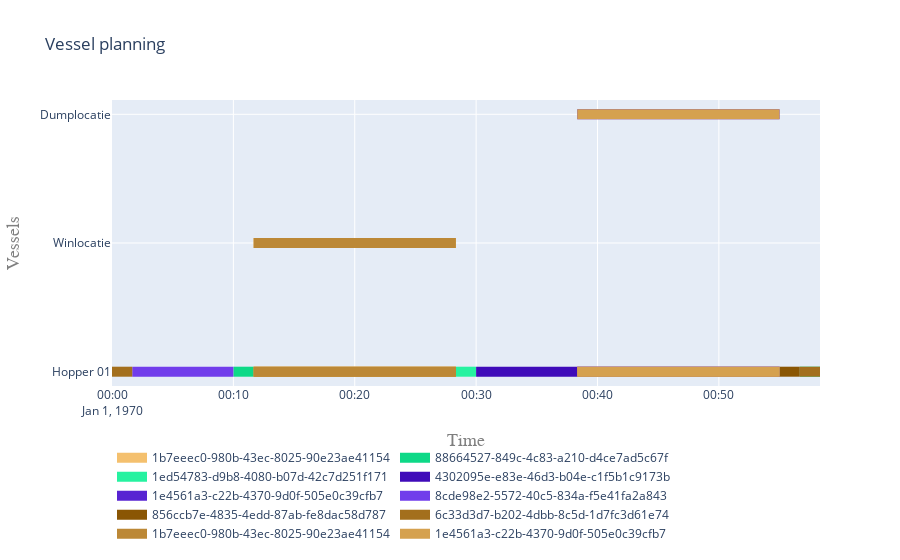

The notebook cell saved with this chart:
### Code cell
plot.vessel_planning([hopper, from_site, to_site])

### Figure 1 — Plotly figure (JSON) as saved in the notebook; plotly's stock layout.template omitted (floating-point values rounded to 4 significant figures)
{"data": [{"connectgaps": false, "hoverinfo": "y+name", "line": {"color": "rgb(244,192,110)", "width": 10}, "mode": "lines", "name": "1b7eeec0-980b-43ec-8025-90e23ae41154", "type": "scatter", "x": ["1970-01-01T00:11:40", "1970-01-01T00:11:40", "1970-01-01T00:28:20", "1970-01-01T00:28:20", "1970-01-01T00:28:20", "1970-01-01T00:11:40", "1970-01-01T00:11:40", "1970-01-01T00:28:20", "1970-01-01T00:28:20", "1970-01-01T00:28:20", "1970-01-01T00:11:40", "1970-01-01T00:11:40", "1970-01-01T00:28:20", "1970-01-01T00:28:20", "1970-01-01T00:28:20"], "y": ["Hopper 01", "Hopper 01", "Hopper 01", "Hopper 01", null, "Hopper 01", "Hopper 01", "Hopper 01", "Hopper 01", null, "Winlocatie", "Winlocatie", "Winlocatie", "Winlocatie", null]}, {"connectgaps": false, "hoverinfo": "y+name", "line": {"color": "rgb(13,217,135)", "width": 10}, "mode": "lines", "name": "88664527-849c-4c83-a210-d4ce7ad5c67f", "type": "scatter", "x": ["1970-01-01T00:10:00", "1970-01-01T00:10:00", "1970-01-01T00:11:40", "1970-01-01T00:11:40", "1970-01-01T00:11:40", "1970-01-01T00:56:40", "1970-01-01T00:56:40", "1970-01-01T00:58:20", "1970-01-01T00:58:20", "1970-01-01T00:58:20"], "y": ["Hopper 01", "Hopper 01", "Hopper 01", "Hopper 01", null, "Hopper 01", "Hopper 01", "Hopper 01", "Hopper 01", null]}, {"connectgaps": false, "hoverinfo": "y+name", "line": {"color": "rgb(38,242,160)", "width": 10}, "mode": "lines", "name": "1ed54783-d9b8-4080-b07d-42c7d251f171", "type": "scatter", "x": ["1970-01-01T00:28:20", "1970-01-01T00:28:20", "1970-01-01T00:30:00", "1970-01-01T00:30:00", "1970-01-01T00:30:00"], "y": ["Hopper 01", "Hopper 01", "Hopper 01", "Hopper 01", null]}, {"connectgaps": false, "hoverinfo": "y+name", "line": {"color": "rgb(63,11,185)", "width": 10}, "mode": "lines", "name": "4302095e-e83e-46d3-b04e-c1f5b1c9173b", "type": "scatter", "x": ["1970-01-01T00:30:00", "1970-01-01T00:30:00", "1970-01-01T00:38:20", "1970-01-01T00:38:20", "1970-01-01T00:38:20"], "y": ["Hopper 01", "Hopper 01", "Hopper 01", "Hopper 01", null]}, {"connectgaps": false, "hoverinfo": "y+name", "line": {"color": "rgb(88,36,210)", "width": 10}, "mode": "lines", "name": "1e4561a3-c22b-4370-9d0f-505e0c39cfb7", "type": "scatter", "x": ["1970-01-01T00:38:20", "1970-01-01T00:38:20", "1970-01-01T00:55:00", "1970-01-01T00:55:00", "1970-01-01T00:55:00", "1970-01-01T00:38:20", "1970-01-01T00:38:20", "1970-01-01T00:55:00", "1970-01-01T00:55:00", "1970-01-01T00:55:00", "1970-01-01T00:38:20", "1970-01-01T00:38:20", "1970-01-01T00:55:00", "1970-01-01T00:55:00", "1970-01-01T00:55:00"], "y": ["Hopper 01", "Hopper 01", "Hopper 01", "Hopper 01", null, "Hopper 01", "Hopper 01", "Hopper 01", "Hopper 01", null, "Dumplocatie", "Dumplocatie", "Dumplocatie", "Dumplocatie", null]}, {"connectgaps": false, "hoverinfo": "y+name", "line": {"color": "rgb(113,61,235)", "width": 10}, "mode": "lines", "name": "8cde98e2-5572-40c5-834a-f5e41fa2a843", "type": "scatter", "x": ["1970-01-01T00:01:40", "1970-01-01T00:01:40", "1970-01-01T00:10:00", "1970-01-01T00:10:00", "1970-01-01T00:10:00"], "y": ["Hopper 01", "Hopper 01", "Hopper 01", "Hopper 01", null]}, {"connectgaps": false, "hoverinfo": "y+name", "line": {"color": "rgb(138,86,4)", "width": 10}, "mode": "lines", "name": "856ccb7e-4835-4edd-87ab-fe8dac58d787", "type": "scatter", "x": ["1970-01-01T00:55:00", "1970-01-01T00:55:00", "1970-01-01T00:56:40", "1970-01-01T00:56:40", "1970-01-01T00:56:40"], "y": ["Hopper 01", "Hopper 01", "Hopper 01", "Hopper 01", null]}, {"connectgaps": false, "hoverinfo": "y+name", "line": {"color": "rgb(163,111,29)", "width": 10}, "mode": "lines", "name": "6c33d3d7-b202-4dbb-8c5d-1d7fc3d61e74", "type": "scatter", "x": ["1970-01-01T00:00:00", "1970-01-01T00:00:00", "1970-01-01T00:01:40", "1970-01-01T00:01:40", "1970-01-01T00:01:40", "1970-01-01T00:56:40", "1970-01-01T00:56:40", "1970-01-01T00:58:20", "1970-01-01T00:58:20", "1970-01-01T00:58:20"], "y": ["Hopper 01", "Hopper 01", "Hopper 01", "Hopper 01", null, "Hopper 01", "Hopper 01", "Hopper 01", "Hopper 01", null]}, {"connectgaps": false, "hoverinfo": "y+name", "line": {"color": "rgb(188,136,54)", "width": 10}, "mode": "lines", "name": "1b7eeec0-980b-43ec-8025-90e23ae41154", "type": "scatter", "x": ["1970-01-01T00:11:40", "1970-01-01T00:11:40", "1970-01-01T00:28:20", "1970-01-01T00:28:20", "1970-01-01T00:28:20", "1970-01-01T00:11:40", "1970-01-01T00:11:40", "1970-01-01T00:28:20", "1970-01-01T00:28:20", "1970-01-01T00:28:20", "1970-01-01T00:11:40", "1970-01-01T00:11:40", "1970-01-01T00:28:20", "1970-01-01T00:28:20", "1970-01-01T00:28:20"], "y": ["Hopper 01", "Hopper 01", "Hopper 01", "Hopper 01", null, "Hopper 01", "Hopper 01", "Hopper 01", "Hopper 01", null, "Winlocatie", "Winlocatie", "Winlocatie", "Winlocatie", null]}, {"connectgaps": false, "hoverinfo": "y+name", "line": {"color": "rgb(213,161,79)", "width": 10}, "mode": "lines", "name": "1e4561a3-c22b-4370-9d0f-505e0c39cfb7", "type": "scatter", "x": ["1970-01-01T00:38:20", "1970-01-01T00:38:20", "1970-01-01T00:55:00", "1970-01-01T00:55:00", "1970-01-01T00:55:00", "1970-01-01T00:38:20", "1970-01-01T00:38:20", "1970-01-01T00:55:00", "1970-01-01T00:55:00", "1970-01-01T00:55:00", "1970-01-01T00:38:20", "1970-01-01T00:38:20", "1970-01-01T00:55:00", "1970-01-01T00:55:00", "1970-01-01T00:55:00"], "y": ["Hopper 01", "Hopper 01", "Hopper 01", "Hopper 01", null, "Hopper 01", "Hopper 01", "Hopper 01", "Hopper 01", null, "Dumplocatie", "Dumplocatie", "Dumplocatie", "Dumplocatie", null]}], "layout": {"hovermode": "closest", "legend": {"orientation": "h", "x": 0, "y": -0.2}, "title": {"text": "Vessel planning"}, "xaxis": {"range": ["1970-01-01T00:00:00", "1970-01-01T00:58:20"], "title": {"font": {"color": "#7f7f7f", "family": "Courier New, monospace", "size": 18}, "text": "Time"}}, "yaxis": {"title": {"font": {"color": "#7f7f7f", "family": "Courier New, monospace", "size": 18}, "text": "Vessels"}}}}
